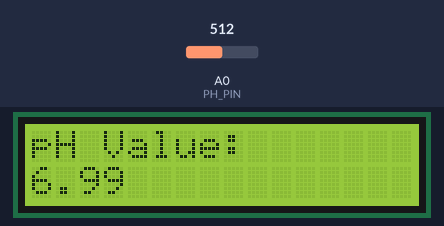
Recording of a sketch running on a simulated Arduino Uno, built with avr-gcc and run on an emulated ATmega328P. On the bench: 16×2 character LCD. The inputs (shaded band) are chosen by the test bench; at power-on: A0 (PH_PIN) = 512. What the sketch prints to the serial monitor is not drawn.

Above: at 1.2 s.
1.3 s: A0 (PH_PIN) set to 716
At 2.5 s:
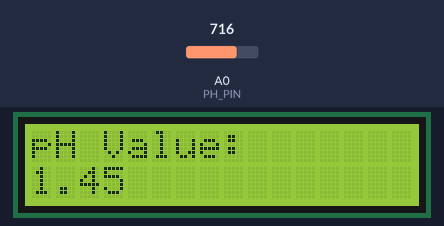
4.0 s: A0 (PH_PIN) set to 900
At 4.7 s:
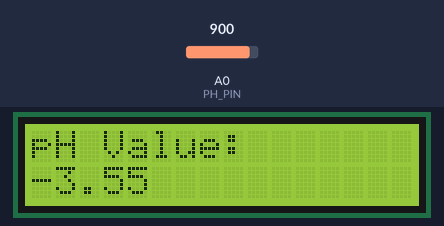
6.7 s: A0 (PH_PIN) set to 1023
At 9.1 s:
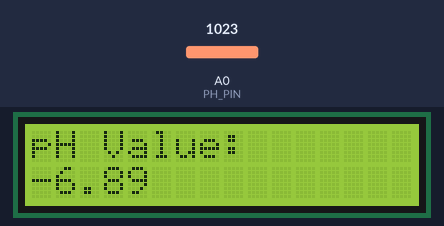
Timing chart, 0 to 10.6 s (numbered marks = the images above; inputs shaded):
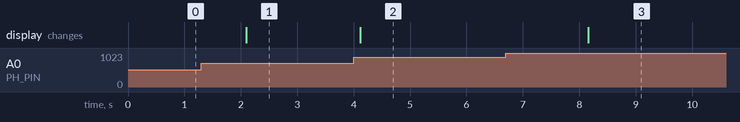

Measured:
- after the input at 1.3 s, the display: changes after 0.80 s (image 1)
- after the input at 4.0 s, the display: changes after 0.12 s (image 2)
- after the input at 6.7 s, the display: changes after 1.5 s (image 3)

The sketch:

sketch_oct30a.ino
```cpp
#include <Wire.h>
#include <LiquidCrystal_I2C.h>

#define PH_PIN A0  // Pin analógico donde está conectado el sensor pH
LiquidCrystal_I2C lcd(0x27, 16, 2); // Dirección del LCD I2C, 16 columnas y 2 filas

void setup() {
  lcd.begin(16,2);
  lcd.backlight();  // Activa la luz de fondo del LCD
  Serial.begin(9600); // Inicia la comunicación serial
}

void loop() {
  float phValue = readPH();

  // Muestra el valor en el LCD
  lcd.clear();
  lcd.setCursor(0, 0);
  lcd.print("pH Value:");
  lcd.setCursor(0, 1);
  lcd.print(phValue, 2); // Muestra el pH con 2 decimales

  // Enviar el valor por el puerto serie
  Serial.print("pH Value: ");
  Serial.println(phValue);

  delay(2000); // Espera 2 segundos antes de la siguiente lectura
}

float readPH() {
  int sensorValue = analogRead(PH_PIN);

  // Convierte el valor analógico a voltaje
  float voltage = sensorValue * (5.0 / 1023.0);

  // Convertir voltaje a pH (ajusta estos valores según tu sensor)
  float ph = 7 + ((2.5 - voltage)/0.18); // Fórmula de calibración (ajusta según sea necesario)

  return ph;
}
```
